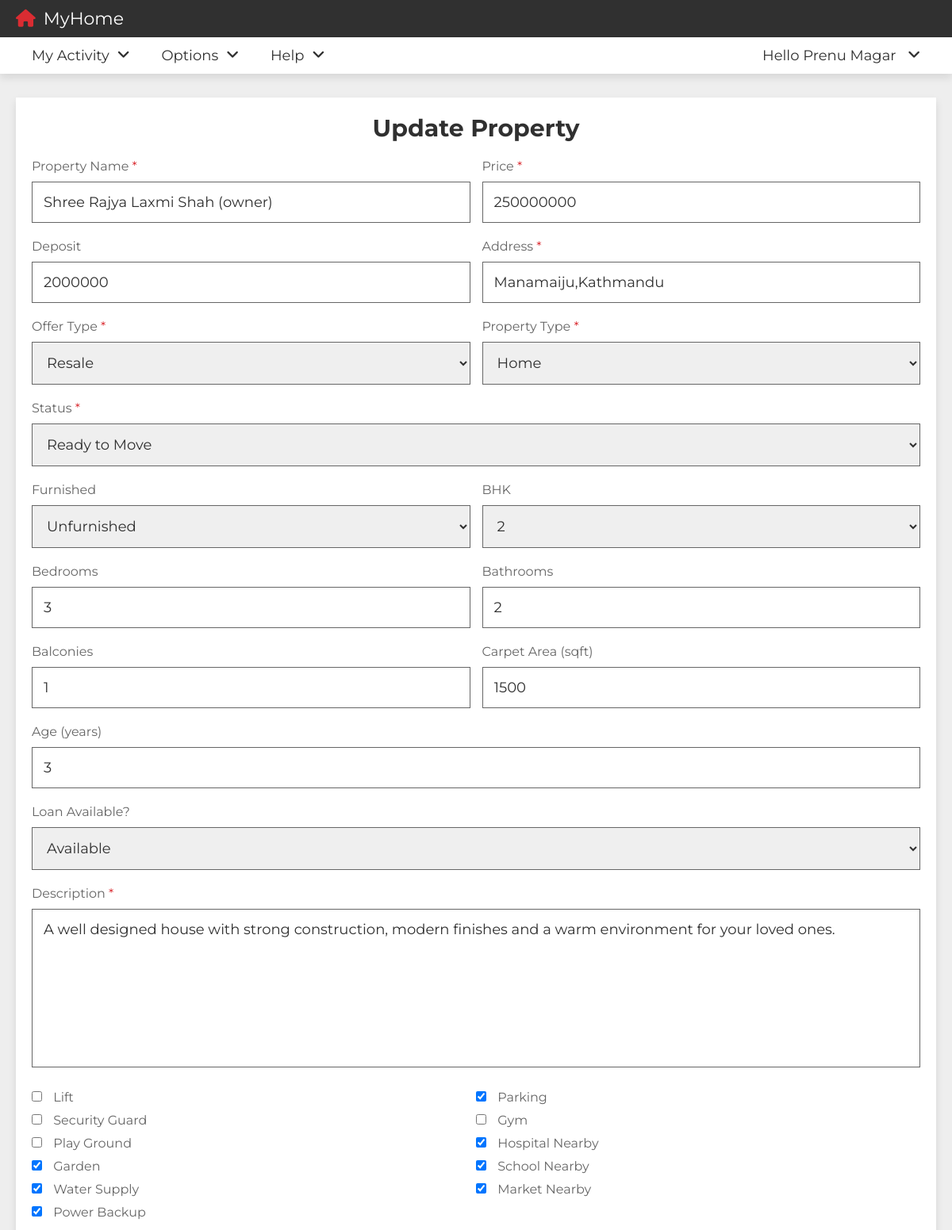
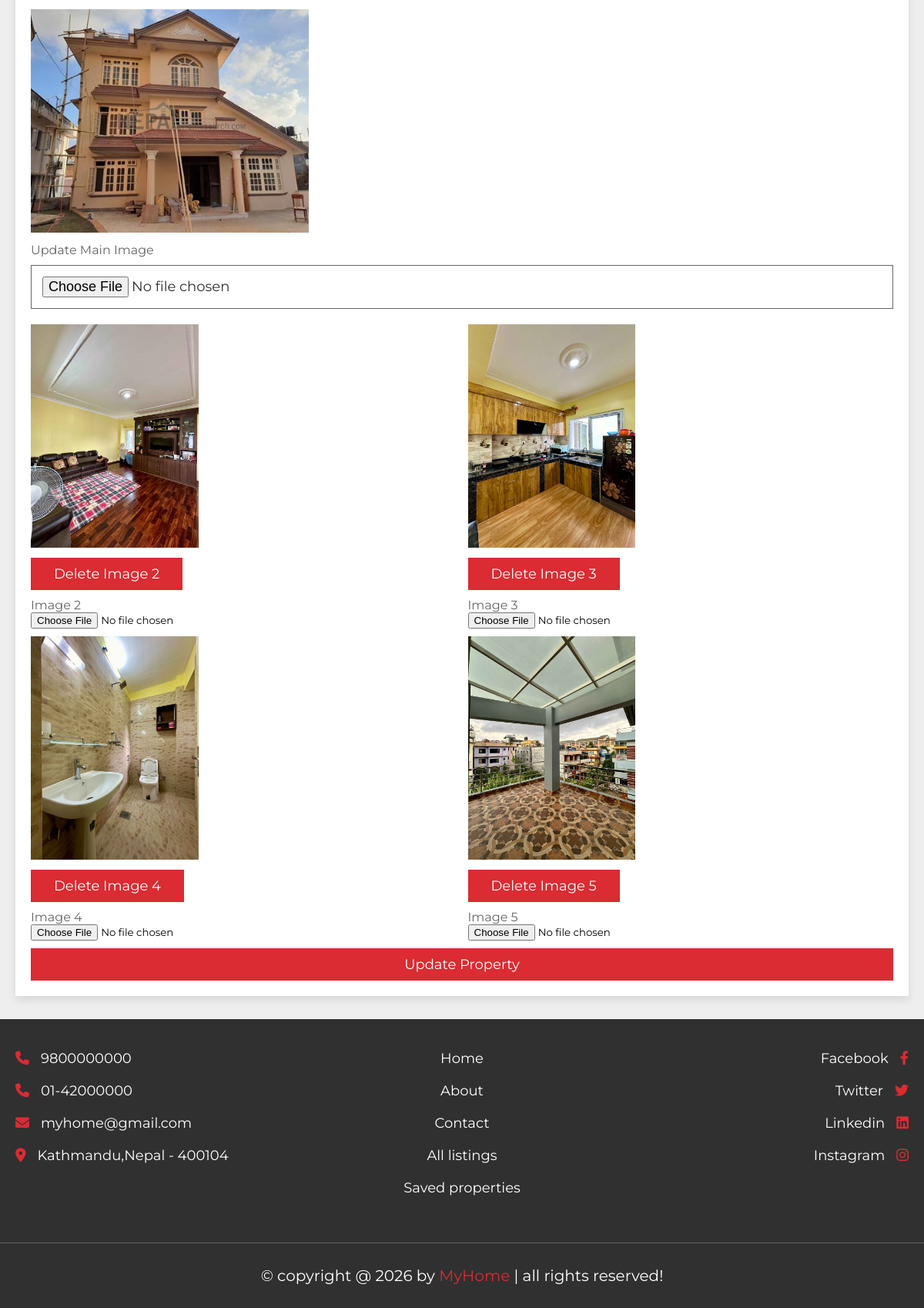
/update_property.php?get_id=CXtjffJQnVdnHv4qZf0e (signed in), run on the app's committed database (2 pictures, top to bottom).
### tables this page shows
CREATE TABLE `buyers` (
  `id` varchar(255) NOT NULL,
  `created_at` timestamp NOT NULL DEFAULT current_timestamp(),
  `name` varchar(255) DEFAULT NULL,
  `number` varchar(20) DEFAULT NULL,
  `email` varchar(255) DEFAULT NULL,
  `password` varchar(255) DEFAULT NULL
);

CREATE TABLE `property` (
  `id` varchar(20) NOT NULL,
  `user_id` varchar(20) NOT NULL,
  `property_name` varchar(50) NOT NULL,
  `address` varchar(100) NOT NULL,
  `price` varchar(10) NOT NULL,
  `type` varchar(10) NOT NULL,
  `offer` varchar(10) NOT NULL,
  `status` enum('pending','approved','sold') NOT NULL DEFAULT 'pending',
  `property_condition` varchar(50) DEFAULT 'ready to move',
  `furnished` varchar(50) DEFAULT NULL,
  `bhk` varchar(20) DEFAULT NULL,
  `deposite` varchar(10) NOT NULL,
  `bedroom` int(11) DEFAULT NULL,
  `bathroom` int(11) DEFAULT NULL,
  `balcony` int(11) DEFAULT NULL,
  `carpet` varchar(50) DEFAULT NULL,
  `age` int(11) DEFAULT NULL,
  `total_floors` int(11) DEFAULT NULL,
  `room_floor` int(11) DEFAULT NULL,
  `loan` varchar(50) NOT NULL,
  `lift` varchar(3) NOT NULL DEFAULT 'no',
  `security_guard` varchar(3) NOT NULL DEFAULT 'no',
  `play_ground` varchar(3) NOT NULL DEFAULT 'no',
  `garden` varchar(3) NOT NULL DEFAULT 'no',
  `water_supply` varchar(3) NOT NULL DEFAULT 'no',
  `power_backup` varchar(3) NOT NULL DEFAULT 'no',
  `parking_area` varchar(3) NOT NULL DEFAULT 'no',
  `gym` varchar(3) NOT NULL DEFAULT 'no',
  `shopping_mall` varchar(3) NOT NULL DEFAULT 'no',
  `hospital` varchar(3) NOT NULL DEFAULT 'no',
  `school` varchar(3) NOT NULL DEFAULT 'no',
  `market_area` varchar(3) NOT NULL DEFAULT 'no',
  `image_01` varchar(50) NOT NULL,
  `image_02` varchar(50) NOT NULL,
  `image_03` varchar(50) NOT NULL,
  `image_04` varchar(50) NOT NULL,
  `image_05` varchar(50) NOT NULL,
  `description` varchar(1000) NOT NULL,
  `date` date NOT NULL DEFAULT current_timestamp(),
  `approved` tinyint(1) NOT NULL DEFAULT 0,
  `total_area` varchar(100) DEFAULT NULL,
  `road_access` varchar(100) DEFAULT NULL,
  `facing` varchar(100) DEFAULT NULL,
  `plot_shape` varchar(100) DEFAULT NULL,
  `ana` varchar(100) DEFAULT NULL,
  `ownership` varchar(100) DEFAULT NULL,
  `registration` varchar(100) DEFAULT NULL
);

### update_property.php (the view, shortened to what this page needs)
<?php
include 'components/connect.php';
if(isset($_COOKIE['user_id'])){
   $user_id = $_COOKIE['user_id'];
}else{
   $user_id = '';
   header('location:login.php');
}
if(isset($_GET['get_id'])){
   $get_id = $_GET['get_id'];
}else{
   $get_id = '';
   header('location:home.php');
}
?>
<!DOCTYPE html>
<html lang="en">
<head>
   <link rel="stylesheet" href="https://cdnjs.cloudflare.com/ajax/libs/font-awesome/6.2.0/css/all.min.css">
   <link rel="stylesheet" href="css/style.css">
</head>
<body>
<?php include 'components/user_header.php'; ?>
<section class="property-form">
<?php
$select_property = $conn->prepare("SELECT * FROM `property` WHERE id = ?");
$select_property->execute([$get_id]);
if($select_property->rowCount() > 0){
   $fetch_property = $select_property->fetch(PDO::FETCH_ASSOC);
   $current_type = $fetch_property['type'];
?>
<form action="" method="POST" enctype="multipart/form-data">
   <h3>Update Property</h3>
   <div class="flex">
      <div class="box">
         <p>Property Name <span>*</span></p>
         <input type="text" name="property_name" required class="input" value="<?= $fetch_property['property_name']; ?>">
      </div>
      <div class="box">
         <p>Price <span>*</span></p>
         <input type="number" name="price" required class="input" value="<?= $fetch_property['price']; ?>">
      </div>
      <div class="box">
         <p>Deposit</p>
         <input type="number" name="deposite" class="input" value="<?= $fetch_property['deposite']; ?>">
      </div>
      <div class="box">
         <p>Address <span>*</span></p>
         <input type="text" name="address" required class="input" value="<?= $fetch_property['address']; ?>">
      </div>
      <div class="box">
         <p>Offer Type <span>*</span></p>
         <select name="offer" required class="input">
            <option value="resale" <?= $fetch_property['offer']=='resale'?'selected':''; ?>>Resale</option>
         </select>
      </div>
      <div class="box">
         <p>Property Type <span>*</span></p>
         <select name="type" id="property_type" required class="input">
            <option value="home" <?= $current_type=='home'?'selected':''; ?>>Home</option>
         </select>
      </div>
      <div class="box">
         <p>Status <span>*</span></p>
         <select name="status" required class="input">
            <option value="ready to move" <?= $fetch_property['status']=='ready to move'?'selected':''; ?>>Ready to Move</option>
         </select>
      </div>
   </div>
   <div id="home_fields" class="flex">
      <div class="box"><p>Furnished</p><select name="furnished" class="input"><option value="unfurnished">Unfurnished</option></select></div>
      <div class="box"><p>BHK</p><select name="bhk" class="input"><option value="2" <?= $fetch_property['bhk']=='2'?'selected':''; ?>>2</option></select></div>
      <div class="box"><p>Bedrooms</p><input type="number" name="bedroom" class="input" value="<?= $fetch_property['bedroom']; ?>"></div>
      <div class="box"><p>Bathrooms</p><input type="number" name="bathroom" class="input" value="<?= $fetch_property['bathroom']; ?>"></div>
      <div class="box"><p>Balconies</p><input type="number" name="balcony" class="input" value="<?= $fetch_property['balcony']; ?>"></div>
      <div class="box"><p>Carpet Area (sqft)</p><input type="number" name="carpet" class="input" value="<?= $fetch_property['carpet']; ?>"></div>
      <div class="box"><p>Age (years)</p><input type="number" name="age" class="input" value="<?= $fetch_property['age']; ?>"></div>
   </div>
   <div class="box">
      <p>Loan Available?</p>
      <select name="loan" class="input">
         <option value="available" <?= $fetch_property['loan']=='available'?'selected':''; ?>>Available</option>
      </select>
   </div>
   <div class="box">
      <p>Description <span>*</span></p>
      <textarea name="description" class="input" required><?= $fetch_property['description']; ?></textarea>
   </div>
   <div class="checkbox">
      <div class="box">
         <p><input type="checkbox" name="lift" value="yes" <?= $fetch_property['lift']=='yes'?'checked':''; ?>> Lift</p>
         <p><input type="checkbox" name="security_guard" value="yes" <?= $fetch_property['security_guard']=='yes'?'checked':''; ?>> Security Guard</p>
         <p><input type="checkbox" name="play_ground" value="yes" <?= $fetch_property['play_ground']=='yes'?'checked':''; ?>> Play Ground</p>
         <p><input type="checkbox" name="garden" value="yes" <?= $fetch_property['garden']=='yes'?'checked':''; ?>> Garden</p>
         <p><input type="checkbox" name="water_supply" value="yes" <?= $fetch_property['water_supply']=='yes'?'checked':''; ?>> Water Supply</p>
         <p><input type="checkbox" name="power_backup" value="yes" <?= $fetch_property['power_backup']=='yes'?'checked':''; ?>> Power Backup</p>
      </div>
      <div class="box">
         <p><input type="checkbox" name="parking_area" value="yes" <?= $fetch_property['parking_area']=='yes'?'checked':''; ?>> Parking</p>
         <p><input type="checkbox" name="gym" value="yes" <?= $fetch_property['gym']=='yes'?'checked':''; ?>> Gym</p>
         <p><input type="checkbox" name="hospital" value="yes" <?= $fetch_property['hospital']=='yes'?'checked':''; ?>> Hospital Nearby</p>
         <p><input type="checkbox" name="school" value="yes" <?= $fetch_property['school']=='yes'?'checked':''; ?>> School Nearby</p>
         <p><input type="checkbox" name="market_area" value="yes" <?= $fetch_property['market_area']=='yes'?'checked':''; ?>> Market Nearby</p>
      </div>
   </div>
   <div class="box">
      <img src="uploaded_files/<?= $fetch_property['image_01']; ?>" class="image"><br>
      <p>Update Main Image</p>
      <input type="file" name="image_01" accept="image/*" class="input">
   </div>
   <div class="flex">
      <?php for($i=2; $i<=5; $i++): ?>
      <div class="box">
         <?php if(!empty($fetch_property["image_0$i"])): ?>
            <img src="uploaded_files/<?= $fetch_property["image_0$i"]; ?>" class="image"><br>
            <input type="submit" name="delete_image_0<?= $i; ?>" value="Delete Image <?= $i; ?>" class="inline-btn" onclick="return confirm('Delete this image?');">
         <?php endif; ?>
         <p>Image <?= $i; ?></p>
         <input type="file" name="image_0<?= $i; ?>" accept="image/*">
      </div>
      <?php endfor; ?>
   </div>
   <input type="submit" value="Update Property" name="update" class="btn">
</form>
<?php } else {
   echo '<p class="empty">Property not found!</p>';
} ?>
</section>
<?php include 'components/footer.php'; ?>
</body>
</html>

### components/user_header.php (shortened to what this page needs)
<?php
$user_type = '';
$user_name = '';
if ($user_id != '') {
    $user_type = isset($_COOKIE['user_type']) ? $_COOKIE['user_type'] : '';
    if ($user_type == 'buyer') {
        $select_user = $conn->prepare("SELECT name FROM `buyers` WHERE id = ? LIMIT 1");
    } else {
        $select_user = $conn->prepare("SELECT name FROM `sellers` WHERE id = ? LIMIT 1");
    }
    $select_user->execute([$user_id]);
    if ($select_user->rowCount() > 0) {
        $fetch_user = $select_user->fetch(PDO::FETCH_ASSOC);
        $user_name = htmlspecialchars($fetch_user['name']);
    }
}
?>
<header class="header">
   <nav class="navbar nav-1">
      <section class="flex">
         <a href="home.php" class="logo"><i class="fas fa-house"></i>MyHome</a>
      </section>
   </nav>
   <nav class="navbar nav-2">
      <section class="flex">
         <div class="menu">
            <ul>
               <li><a href="#">
                  <?php if ($user_type == 'seller'): ?>
                     Property Manager<i class="fas fa-angle-down"></i>
                  <?php elseif ($user_type == 'buyer'): ?>
                     My Activity<i class="fas fa-angle-down"></i>
                  <?php else: ?>
                     Explore<i class="fas fa-angle-down"></i>
                  <?php endif; ?>
               </a>
               </li>
               <li><a href="#">Options<i class="fas fa-angle-down"></i></a>
               </li>
               <li><a href="#">Help<i class="fas fa-angle-down"></i></a>
               </li>
            </ul>
         </div>
         <ul>
            <li><a href="#">
               <?php if ($user_id != ''): ?>
                  Hello <?= $user_name; ?> <i class="fas fa-angle-down"></i>
               <?php else: ?>
                  Account <i class="fas fa-angle-down"></i>
               <?php endif; ?>
            </a>
            </li>
         </ul>
      </section>
   </nav>
</header>

### css/style.css (style rules this page uses)
:root { --main-color:#DA2C32; --light-color:#666; --light-bg:#eee; --white:#fff; --black:#303030; --border:.1rem solid var(--light-color); --box-shodow:0 .5rem 1rem rgba(0,0,0,.1); }
* { font-family: 'Montserrat', sans-serif; margin: 0; padding: 0; box-sizing: border-box; outline: none; border: none; text-decoration: none; }
html { font-size: 62.5%; overflow-x: hidden; scroll-behavior: smooth; scroll-padding-top: 10rem; }
body { background-color: var(--light-bg); }
section { padding: 3rem 2rem; max-width: 1200px; margin: 0 auto; }
.btn, .inline-btn { margin-top: 1rem; padding: 1rem 3rem; background-color: var(--main-color); color: var(--white); cursor: pointer; text-align: center; font-size: 1.8rem; text-transform: capitalize; }
.btn { display: block; width: 100%; }
.inline-btn { display: inline-block; }
.header { position: sticky; top: 0; left: 0; right: 0; z-index: 1000; box-shadow: var(--box-shodow); }
.header .navbar.nav-1 .flex { padding-top: 1rem; padding-bottom: 1rem; }
.header .navbar.nav-2 .flex { padding-top: 0; padding-bottom: 0; }
.header .navbar.nav-1 { background-color: var(--black); }
.header .navbar.nav-2 { background-color: var(--white); }
.header .navbar .flex { display: flex; align-items: center; justify-content: space-between; }
.header .navbar .flex .logo { font-size: 2.2rem; color: var(--white); }
.header .navbar .flex .logo i { color: var(--main-color); margin-right: 1rem; }
.header .navbar .flex ul { list-style: none; }
.header .navbar .flex ul li { float: left; position: relative; }
.header .navbar .flex ul li a { display: inline-block; padding: 1.2rem 2rem; font-size: 1.8rem; color: var(--black); background-color: var(--white); }
.header .navbar .flex ul li a i { margin-left: 1rem; }
.property-form form { background-color: var(--white); padding: 2rem; box-shadow: var(--box-shodow); }
.property-form form h3 { font-size: 3rem; text-align: center; padding-bottom: 1rem; color: var(--black); text-transform: capitalize; }
.property-form form .flex { display: flex; flex-wrap: wrap; column-gap: 1.5rem; justify-content: space-between; align-items: flex-end; }
.property-form form .box { flex: 1 1 40rem; }
.property-form form .box .input { width: 100%; border: var(--border); margin: 1rem 0; padding: 1.4rem; color: var(--black); font-size: 1.8rem; }
.property-form form textarea { height: 20rem; resize: none; }
.property-form form .box .input option[selected] { background-color: var(--black); color: var(--white); }
.property-form form .box .image { height: 30rem; width: 100%; object-fit: contain; padding-top: 1rem; object-position: left; }
.property-form form .box p { font-size: 1.6rem; color: var(--light-color); padding-top: 1rem; }
.property-form form .box p span { color: var(--main-color); }
.property-form form .checkbox { display: flex; justify-content: space-between; padding-bottom: 1rem; margin: .5rem 0; flex-wrap: wrap; }
.property-form form .checkbox .box { flex: 1 1 20rem; }
.property-form form .checkbox .box input { margin-right: 1rem; cursor: pointer; }

### data on the page
buyers: name "Prenu Magar"
property: property_name "Shree Rajya Laxmi Shah (owner)", price "250000000", deposite "2000000", address "Manamaiju,Kathmandu", offer "Resale", type "Home", bhk "2", bedroom "3", bathroom "2", balcony "1", carpet "1500", age "3", loan "Available", description "A well designed house with strong construction, modern finishes and a warm environment for your loved ones.", garden "☑", water_supply "☑", power_backup "☑", parking_area "☑", hospital "☑", school "☑", market_area "☑", image_01 (picture), image_02 (picture), image_03 (picture), image_04 (picture), image_05 (picture)
